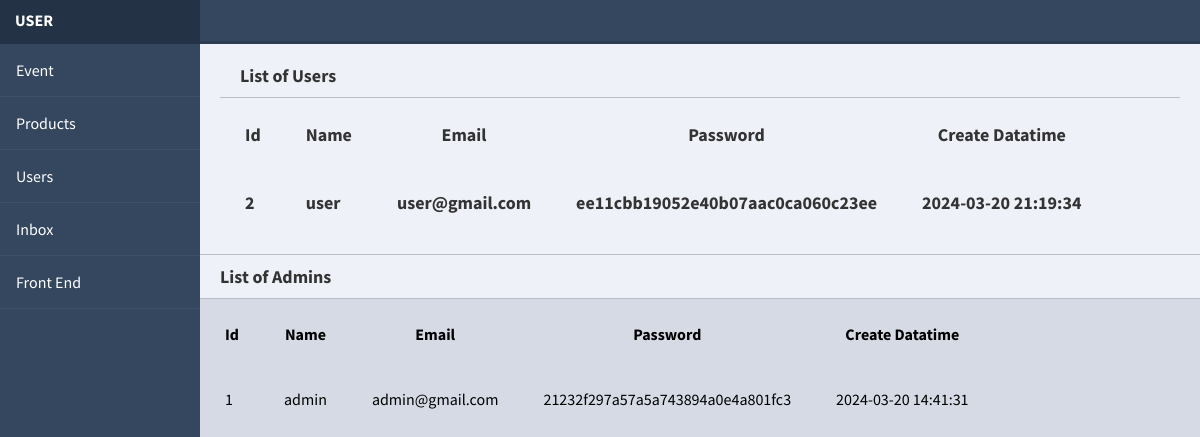
Page /users.php (signed in) on the committed database.
### tables this page shows
CREATE TABLE `user` (
  `userID` int(11) NOT NULL,
  `username` varchar(50) NOT NULL,
  `email` varchar(50) NOT NULL,
  `usertype` varchar(20) NOT NULL,
  `password` varchar(50) NOT NULL,
  `create_datetime` datetime NOT NULL
);

### model.php (called while the page is built, shortened)
<?php
Class Model{
    private $server = "localhost";
    private $username="root";
private $password;
    private $db = "hikedb";
    private $conn;
    public function __construct(){
        try{
    $this->conn = new mysqli($this->server,$this->username,$this->password, $this->db);
}catch (Exception $e){
    echo "connection failed" . $e->getMessage();
}
    }
public function fetchusers(){
    $data=null;
    $query="Select * from user where usertype='user'";
    if($sql=$this->conn->query($query)){
        while($row=mysqli_fetch_assoc($sql)){
            $data[]=$row;
        }
    }
    return $data;
}
public function fetchadmin(){
    $data=null;
    $query="Select * from user where usertype='admin'";
    if($sql=$this->conn->query($query)){
        while($row=mysqli_fetch_assoc($sql)){
            $data[]=$row;
        }
    }
    return $data;
}
}
?>

### users.php (the view, shortened to what this page needs)
<!DOCTYPE html>
<!DOCTYPE html>
<html>
	<head>
		<link rel="stylesheet" href="css/dashboard.css">
	</head>
	<body>
		<div class="header">
		</div>
		<div class="side-nav">
			<div class="logo">
				<span> <?php echo $_SESSION['username']; ?></span>
			</div>
			<?php include("sidebar.php") ?>
		</div>
		<div class="main-content">
			<div class="title">
					<div class="title">List of Users</div>
					<table cellpadding="20" cellspacing="5">
<tr>
<th>Id</th>
<th>Name</th>
<th>Email</th>
<th>Password</th>
<th>Create Datatime</th>
</tr>
<?php
include 'model.php';
$model= new Model();
$rows= $model->fetchusers();
				if(!empty($rows)){
                    foreach($rows as $row){
                        ?>
                        <tr>
							<td><?php echo $row['userID']; ?></td>
                            <td><?php echo $row['username']; ?></td>
                            <td><?php echo $row['email']; ?></td>
                            <td><?php echo $row['password']; ?></td>
                            <td><?php echo $row['create_datetime']; ?></td>
						<?php
                    }
                }else{
                    echo "IT IS NOT REGISTRED ANY User...";
                }
			?>
</table></div>
<div class="title">List of Admins</div>
					<table cellpadding="20" cellspacing="5">
<tr>
<th>Id</th>
<th>Name</th>
<th>Email</th>
<th>Password</th>
<th>Create Datatime</th>
</tr>
<?php
$rows= $model->fetchadmin();
				if(!empty($rows)){
                    foreach($rows as $row){
                        ?>
                        <tr>
							<td><?php echo $row['userID']; ?></td>
                            <td><?php echo $row['username']; ?></td>
                            <td><?php echo $row['email']; ?></td>
                            <td><?php echo $row['password']; ?></td>
                            <td><?php echo $row['create_datetime']; ?></td>
						<?php
                    }
                }else{
                    echo "IT IS NOT REGISTRED ANY User...";
                }
			?>
</table></div>
	</body>

### css/dashboard.css (style rules this page uses)
* { box-sizing: border-box; }
body { margin: 0; padding: 0; font-family: 'Source Sans Pro', sans-serif; background-color: #d5dae5; -webkit-font-smoothing: antialiased; -moz-osx-font-smoothing: grayscale; }
.header { position: absolute; width: 100%; z-index: 3; height: 44px; background-color: #fff; border-bottom: 3px solid #2d3d51; }
.logo { height: 44px; padding: 10px; font-weight: 700; }
.side-nav .logo { background-color: #233245; color: #fff; }
.logo span { margin-left: 5px; text-transform: uppercase; }
.nav-trigger span, .nav-trigger span:before, span:after { width: 20px; height: 2px; background-color: #35475e; position: absolute; }
.side-nav { position: absolute; width: 100%; height: 100vh; background-color: #35475e; z-index: 1; display: none; }
.main-content { padding: 40px; margin-top: 0; padding: 0; padding-top: 44px; height: 100%; overflow: scroll; }
.main-content .title { background-color: #eef1f7; border-bottom: 1px solid #b8bec9; padding: 10px 20px; font-weight: 700; color: #333; font-size: 18px; }
@media screen and (min-width: 600px) { .header { background-color: #35475e; z-index: 1; } }
@media screen and (min-width: 600px) { .nav-trigger span, .nav-trigger span:before, span:after { background-color: #fff; } }
@media screen and (min-width: 600px) { .side-nav { display: block; width: 70px; z-index: 2; } }
@media screen and (min-width: 600px) { .side-nav .logo span { display: none; } }
@media screen and (min-width: 600px) { .main-content { margin-left: 70px; } }
@media screen and (min-width: 800px) { .side-nav { width: 200px; } }
@media screen and (min-width: 800px) { .side-nav .logo span { display: inline-block; } }
@media screen and (min-width: 800px) { .main-content { margin-left: 200px; } }

### rows in the picture
user: userID "2", username "user", email "user@gmail.com", password "ee11cbb19052e40b07aac0ca060c23ee", create_datetime "2024-03-20 21:19:34"
user: userID "1", username "admin", email "admin@gmail.com", password "21232f297a57a5a743894a0e4a801fc3", create_datetime "2024-03-20 14:41:31"

### other values in the picture
$_SESSION['username'] "USER"
